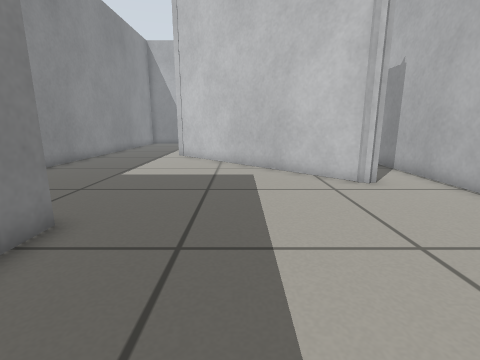
View 1 (above)

16 first-person views from a walk through a robot-simulator world made for Gazebo. The camera is 0.5 m above the floor, tilts 12° down and sees 85° across. The floor is counted in squares, 0.25 m on a side. Each view is taken from the middle of a square. On the plan, view 1 faces up. The plan holds only what a view shows up to about 16 squares ahead; the rest is blank.

View 2
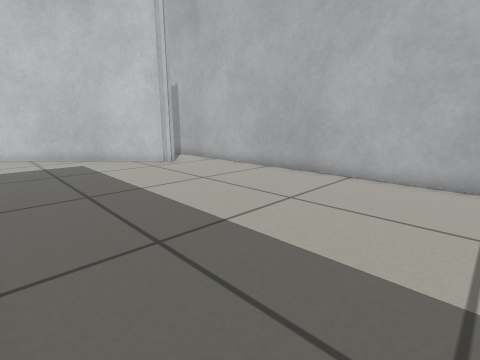

View 3
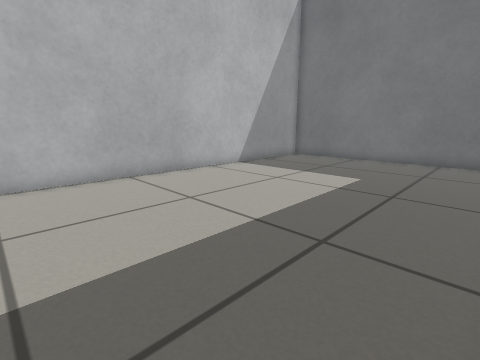

View 4
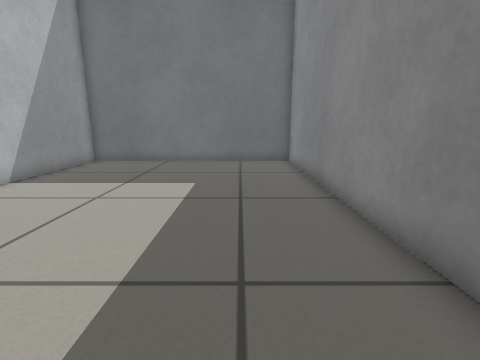

View 5
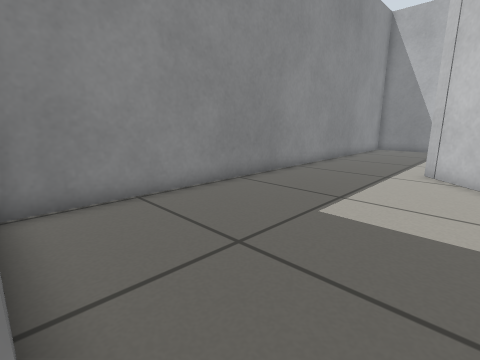

View 6
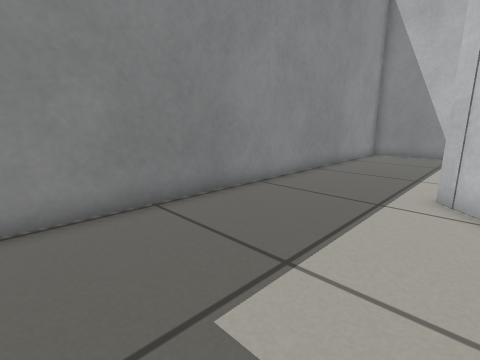

View 7
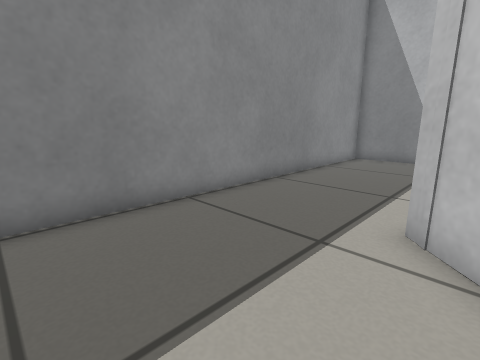

View 8
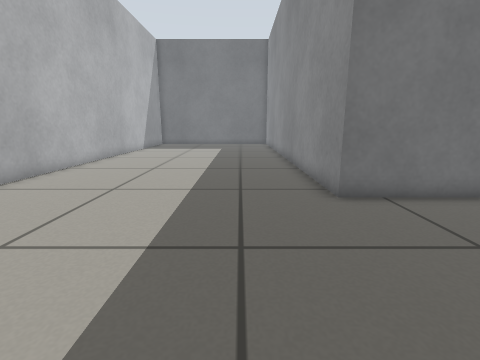

View 9
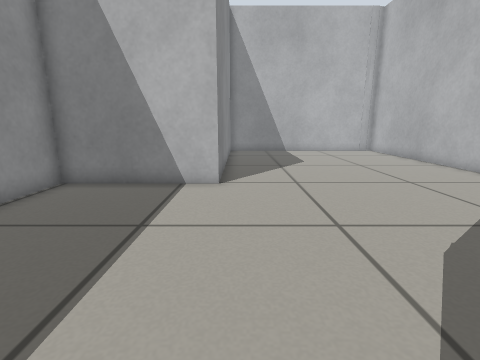

View 10
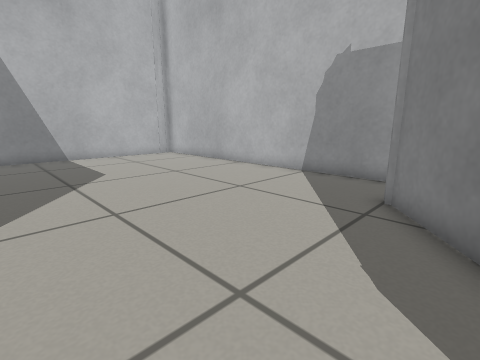

View 11
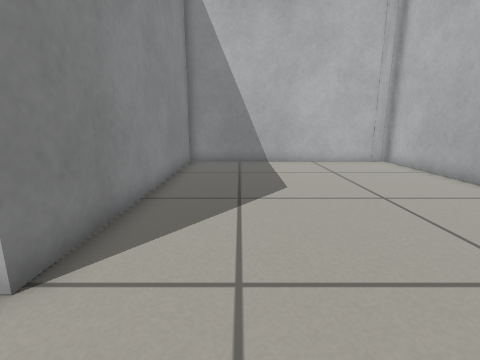

View 12
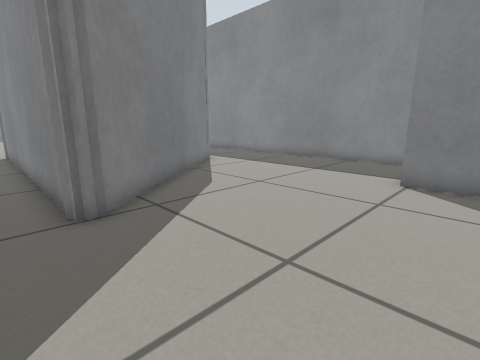

View 13
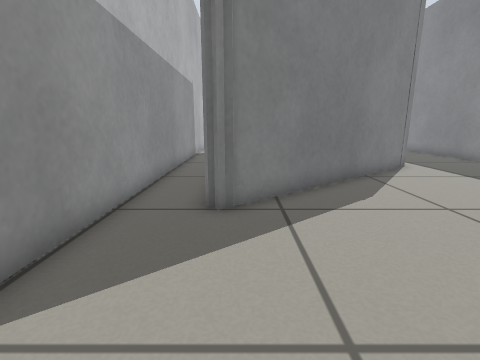

View 14
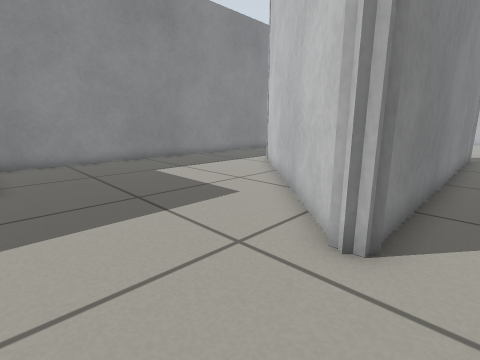

View 15
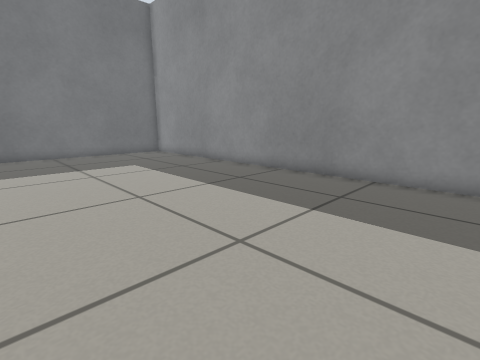

View 16
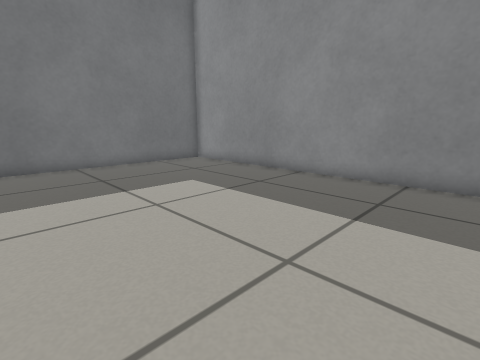

### Floor plan
Points are (right, up) in squares from view 1. A wall is a line through its corners. A room is listed if a view was taken in it or the views show most of it. See-through windows are left out.
Room 1 (views 1, 2, 3, 4, 5, 6, 7, 8, 14, 15, 16)
walls: (-7.6, 5) (-3.7, 5) (-3.7, -15.4) (7.1, -15.4) (7.1, 8.6); (4.9, 8.9) (4.3, 8.9); (4.9, 9.2) (4.5, 8.8) (-4.1, 17.3); (-3.6, 16.8) (-4, 17.4); (-3.7, 27.8) (-9.1, 27.8) (-9.1, 5.1)
ways out: opening at (-4, 23) to room 2; opening at (6, 9) to room 2
Room 2 (views 9, 10, 11, 12, 13)
walls: (4.6, 23.9) (4.9, 23.5); (4.8, 23.5) (4.8, 9.4); (6.7, 39.2) (-3.7, 39.2) (-3.7, 27.8); (-4, 17.4) (4.5, 24.1); (7.1, 8.6) (7.1, 39.3) (6.1, 39.1)
low walls: (4.3, 23.9) (4.6, 23.9)
ways out: opening at (-4, 23) to room 1; opening at (6, 9) to room 1

Positions as (right, up) in squares from view 1, and headings:
1: (0, 0), facing up
2: (-3, -4), facing up-right
3: (-3, 0), facing down-right
4: (-1, -1), facing down
5: (-2, 5), facing up-left
6: (-3, 9), facing up-left
7: (-3, 12), facing up-left
8: (-1, 12), facing down
9: (-3, 19), facing up
10: (-3, 22), facing up-right
11: (-1, 25), facing up
12: (6, 30), facing down-left
13: (4, 30), facing down
14: (6, 5), facing up-left
15: (6, 3), facing down-left
16: (6, -2), facing down-left
